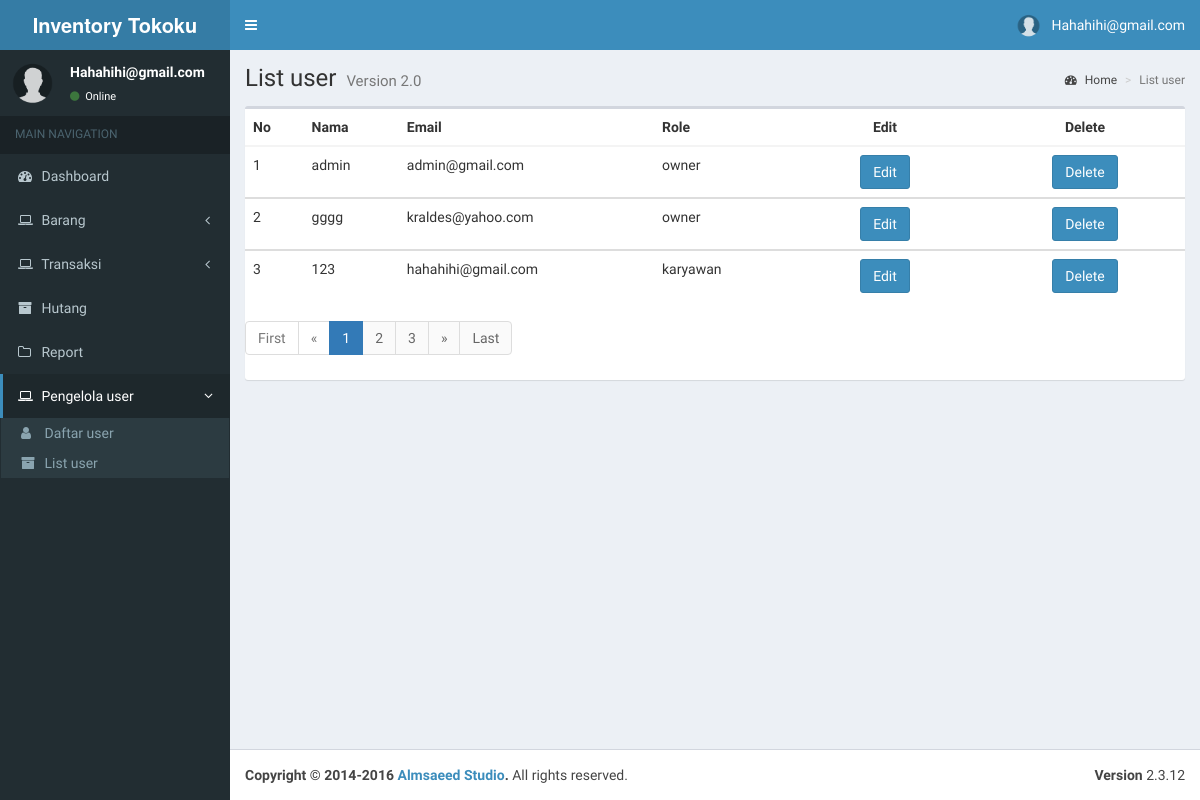
The app's page /admin/userlist.php (signed in), older data.
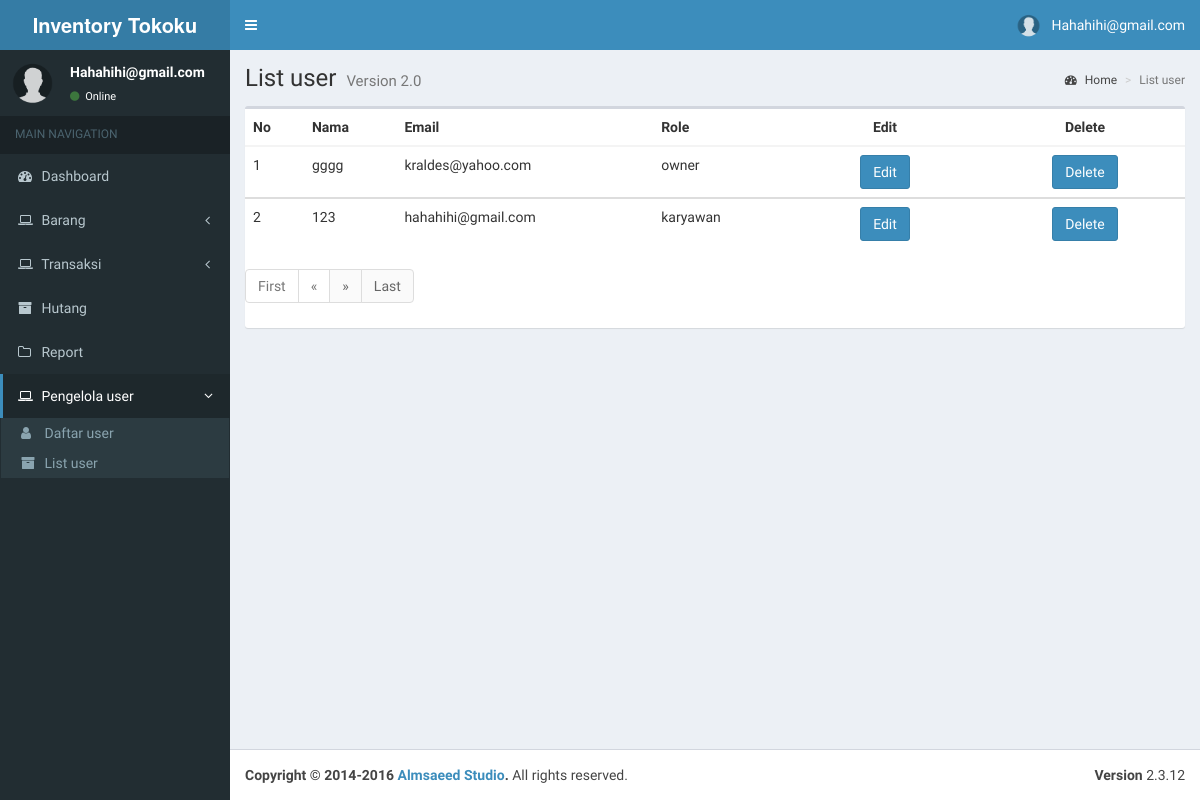
The same page, newer data.
### tables this page shows
CREATE TABLE `user` (
  `id_user` int(5) NOT NULL,
  `name` varchar(30) NOT NULL,
  `email` varchar(30) NOT NULL,
  `password` varchar(60) NOT NULL,
  `role` varchar(50) NOT NULL,
  `created_at` timestamp NOT NULL DEFAULT current_timestamp() ON UPDATE current_timestamp()
);

### admin/userlist.php (the view, shortened to what the changed rows need)
<!DOCTYPE html>
<html>
<head>
  <link rel="stylesheet" href="bootstrap/css/bootstrap.min.css">
  <link rel="stylesheet" href="https://cdnjs.cloudflare.com/ajax/libs/font-awesome/4.5.0/css/font-awesome.min.css">
  <link rel="stylesheet" href="https://cdnjs.cloudflare.com/ajax/libs/ionicons/2.0.1/css/ionicons.min.css">
  <link rel="stylesheet" href="dist/css/AdminLTE.min.css">
  <link rel="stylesheet" href="bootstrap/css/style.css">
  <link rel="stylesheet" href="dist/css/skins/_all-skins.min.css">
</head>
<body class="hold-transition skin-blue sidebar-mini">
<div class="wrapper">
  <div class="content-wrapper">
    <section class="content-header">
      <h1>
        List user
        <small>Version 2.0</small>
      </h1>
    </section>
    <section class="content">
		<div class="row">
			  <div class="col-xs-12">
				<div class="box">
                      <div class="box-body table-responsive no-padding">
                     <div class="box-body table-responsive no-padding">
                        <?php
                           $mysql_hostname = "localhost";
                           $mysql_user = "root";
                           $mysql_password = "";
                           $mysql_database = "inventory";
                           $conn = mysqli_connect($mysql_hostname, $mysql_user, $mysql_password, $mysql_database);
            ?>
					 <table class="table table-hover">
                        <thead>
                        <th>No</th>
                           <th>Nama</th>
                           <th>Email</th>
                           <th>Role</th>
                           <th>
                              <center>Edit</center>
                           </th>
                           <th>
                              <center>Delete</center>
                           </th>
                        </thead>
						<?php
$page = (isset($_GET['page'])) ? $_GET['page'] : 1;
$limit = 10;
$limit_start = ($page - 1) * $limit;
$no = $limit_start + 1;
$sql = "SELECT * FROM user ORDER BY created_at desc LIMIT $limit_start, $limit";
                                             if($result = @mysqli_query($conn,$sql)){
                                                 if(mysqli_num_rows($result) > 0){
                                                     while($row = mysqli_fetch_array($result)){
                           ?>
                        <tbody>
                        <td><?php echo $no++ ?></td>
                           <td><?php echo $row['name'] ?></td>
                           <td><?php echo $row['email'] ?></td>
                            <td><?php echo $row['role']?></td>
                           <td width="200px">
                              <center>
                                 <button class="btn btn-primary" data-toggle="modal" data-target="#<?php echo $row['id_user'] ?>">Edit</button>
                              </center>
                           </td>
                           <td width="200px">
                              <center>
                                 <button class="btn btn-primary" data-toggle="modal" data-target="#2<?php echo $row['id_user'] ?>">Delete</button>
                              </center>
                           </td>
                        </tbody>
                        <?php
                           }
                           }echo "</table>";
                           } else{
                           echo "ERROR: Could not able to execute $sql. ";
                           }
                           ?>
                        <ul class="pagination">
            <?php
            $sql = mysqli_query($conn, "SELECT COUNT(id_transaksi) as num FROM transaksi");
            $total_pages = mysqli_fetch_array($sql);
            $yourcount = $total_pages['num'];
            $jumlah_page = ceil($yourcount / $limit);
            $jumlah_number = 3;
            $start_number = ($page > $jumlah_number) ? $page - $jumlah_number : 1;
            $end_number = ($page < ($jumlah_page - $jumlah_number)) ? $page + $jumlah_number : $jumlah_page;
            for ($i = $start_number; $i <= $end_number; $i++) {
                $link_active = ($page == $i) ? 'class="active"' : '';
            ?>
                <li <?php echo $link_active; ?>><a href="userlist.php?page=<?php echo $i; ?>"><?php echo $i; ?></a></li>
            <?php
            }
            ?>
        </ul>
				</div>
			  </div>
		</div>
    </section>
  </div>
</div>
</body>
</html>

Row changes from the older to the newer data that the page shows:
removed user: name "admin", email "admin@gmail.com", role "owner"
Text that changed along with them:
list line gone: "1"
list line gone: "2"
list line gone: "3"
